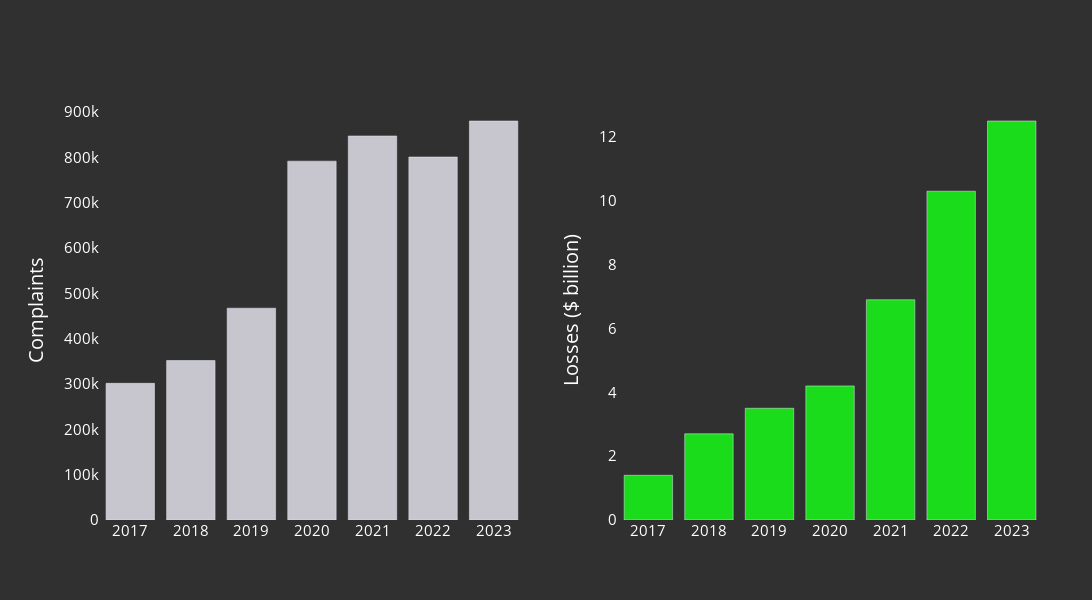

Notebook code for this chart:
### Code cell
fig2 = make_subplots(rows=1, cols=2)

fig2.add_trace(
    go.Bar(
        x=viz2['Year'],
        y=viz2["Complaints"],
        name="Complaints",
        marker_color="#c7c5cd"
    ),
    row=1, col=1
)

fig2.add_trace(
    go.Bar(
        x=viz2['Year'],
        y=viz2["Losses ($ billion)"],
        name="Losses ($ billion)",
        marker_color="#1adc1b"
    ),
    row=1, col=2
)

fig2.update_layout(
    margin=dict(l=100, r=50),
    xaxis=dict(
        showgrid=False,
        dtick=1,
        tickfont=dict(size=15, color="white")
    ),
    yaxis=dict(
        title="Complaints",
        showgrid=False,
        zeroline=False,
        showline=False,
        titlefont=dict(size=20, color="white"),
        tickfont=dict(size=15, color="white")
    ),
    xaxis2=dict(
        showgrid=False,
        dtick=1,
        tickfont=dict(size=15, color="white")
    ),
    yaxis2=dict(
        title="Losses ($ billion)",
        showgrid=False,
        zeroline=False,
        showline=False,
        titlefont=dict(size=20, color="white"),
        tickfont=dict(size=15, color="white")
    ),
    showlegend=False,
    paper_bgcolor="#303030",
    plot_bgcolor="#303030",
    width=1200,
    height=600
)

fig2.show()

# Export the figure to an image (ensures fixed layout)
pio.write_image(fig2, "viz2/viz2_capstone_NMN.svg", width=1200, height=600)

### Figure 1 — Plotly figure (JSON) as saved in the notebook; plotly's stock layout.template omitted (floating-point values rounded to 4 significant figures)
{"data": [{"marker": {"color": "#c7c5cd"}, "name": "Complaints", "type": "bar", "x": [2017, 2018, 2019, 2020, 2021, 2022, 2023], "xaxis": "x", "y": [301580, 351937, 467361, 791790, 847376, 800944, 880418], "yaxis": "y"}, {"marker": {"color": "#1adc1b"}, "name": "Losses ($ billion)", "type": "bar", "x": [2017, 2018, 2019, 2020, 2021, 2022, 2023], "xaxis": "x2", "y": [1.4, 2.7, 3.5, 4.2, 6.9, 10.3, 12.5], "yaxis": "y2"}], "layout": {"height": 600, "margin": {"l": 100, "r": 50}, "paper_bgcolor": "#303030", "plot_bgcolor": "#303030", "showlegend": false, "width": 1200, "xaxis": {"anchor": "y", "domain": [0, 0.45], "dtick": 1, "showgrid": false, "tickfont": {"color": "white", "size": 15}}, "xaxis2": {"anchor": "y2", "domain": [0.55, 1], "dtick": 1, "showgrid": false, "tickfont": {"color": "white", "size": 15}}, "yaxis": {"anchor": "x", "domain": [0, 1], "showgrid": false, "showline": false, "tickfont": {"color": "white", "size": 15}, "title": {"font": {"color": "white", "size": 20}, "text": "Complaints"}, "zeroline": false}, "yaxis2": {"anchor": "x2", "domain": [0, 1], "showgrid": false, "showline": false, "tickfont": {"color": "white", "size": 15}, "title": {"font": {"color": "white", "size": 20}, "text": "Losses ($ billion)"}, "zeroline": false}}}
